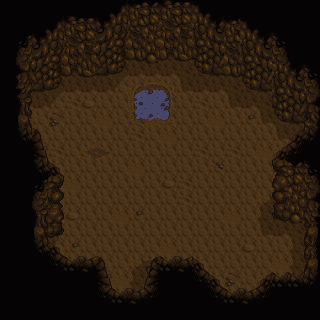

This game map was drawn from its Tiled (.tmx) file and the tilesets committed beside it. A one-line description and the trimmed map source follow:
An orthogonal 20x20 tile map with 16x16 px tiles, 3 tile layers (Back, Buildings, Front).

<map version="1.10" tiledversion="1.10.2" orientation="orthogonal" renderorder="right-down" width="20" height="20" tilewidth="16" tileheight="16" infinite="0" nextlayerid="7" nextobjectid="1">
 <properties>
  <property name="Music" value="stardrop" />
  <property name="Warp" value="0 0 UnderwaterMountain 0 0" />
 </properties>
 <tileset firstgid="1" name="mine" tilewidth="16" tileheight="16" tilecount="288" columns="16">
  <image source="mine.png" width="256" height="288" />
  <tile id="0">
   <properties>
    <property name="Type" value="Dirt" />
   </properties>
  </tile>
  <tile id="137">
   <properties>
    <property name="Type" value="Stone" />
   </properties>
  </tile>
  <tile id="138">
   <properties>
    <property name="Type" value="Stone" />
   </properties>
  </tile>
  <tile id="139">
   <properties>
    <property name="Type" value="Stone" />
   </properties>
  </tile>
  <tile id="140">
   <properties>
    <property name="Type" value="Stone" />
   </properties>
  </tile>
  <tile id="153">
   <properties>
    <property name="Type" value="Stone" />
   </properties>
  </tile>
  <tile id="154">
   <properties>
    <property name="Type" value="Stone" />
   </properties>
  </tile>
  <tile id="155">
   <properties>
    <property name="Type" value="Stone" />
   </properties>
  </tile>
  <tile id="165">
   <properties>
    <property name="Type" value="Dirt" />
   </properties>
  </tile>
  <tile id="166">
   <properties>
    <property name="Type" value="Stone" />
   </properties>
  </tile>
  <tile id="167">
   <properties>
    <property name="Type" value="Stone" />
   </properties>
  </tile>
  <tile id="168">
   <properties>
    <property name="Type" value="Stone" />
   </properties>
  </tile>
  <tile id="169">
   <properties>
    <property name="Type" value="Stone" />
   </properties>
  </tile>
  <tile id="170">
   <properties>
    <property name="Type" value="Stone" />
   </properties>
  </tile>
  <tile id="171">
   <properties>
    <property name="Type" value="Stone" />
   </properties>
  </tile>
  <tile id="172">
   <properties>
    <property name="Type" value="Stone" />
   </properties>
  </tile>
  <tile id="181">
   <properties>
    <property name="Type" value="Dirt" />
   </properties>
  </tile>
  <tile id="182">
   <properties>
    <property name="Type" value="Stone" />
   </properties>
  </tile>
  <tile id="183">
   <properties>
    <property name="Type" value="Dirt" />
   </properties>
  </tile>
  <tile id="184">
   <properties>
    <property name="Type" value="Stone" />
   </properties>
  </tile>
  <tile id="185">
   <properties>
    <property name="Type" value="Stone" />
   </properties>
  </tile>
  <tile id="186">
   <properties>
    <property name="Type" value="Stone" />
   </properties>
  </tile>
  <tile id="187">
   <properties>
    <property name="Type" value="Stone" />
   </properties>
  </tile>
  <tile id="188">
   <properties>
    <property name="Type" value="Stone" />
   </properties>
  </tile>
  <tile id="198">
   <properties>
    <property name="Type" value="Stone" />
   </properties>
  </tile>
  <tile id="199">
   <properties>
    <property name="Type" value="Stone" />
   </properties>
  </tile>
  <tile id="200">
   <properties>
    <property name="Type" value="Stone" />
   </properties>
  </tile>
  <tile id="201">
   <properties>
    <property name="Type" value="Stone" />
   </properties>
  </tile>
  <tile id="202">
   <properties>
    <property name="Type" value="Stone" />
   </properties>
  </tile>
  <tile id="203">
   <properties>
    <property name="Type" value="Stone" />
   </properties>
  </tile>
  <tile id="204">
   <properties>
    <property name="Type" value="Stone" />
   </properties>
  </tile>
  <tile id="217">
   <properties>
    <property name="Type" value="Stone" />
   </properties>
  </tile>
  <tile id="218">
   <properties>
    <property name="Type" value="Stone" />
   </properties>
  </tile>
  <tile id="219">
   <properties>
    <property name="Type" value="Stone" />
   </properties>
  </tile>
  <tile id="233">
   <properties>
    <property name="Type" value="Stone" />
   </properties>
  </tile>
  <tile id="234">
   <properties>
    <property name="Type" value="Stone" />
   </properties>
  </tile>
  <tile id="235">
   <properties>
    <property name="Type" value="Stone" />
   </properties>
  </tile>
  <tile id="240">
   <properties>
    <property name="Type" value="Wood" />
   </properties>
  </tile>
  <tile id="241">
   <properties>
    <property name="Type" value="Wood" />
   </properties>
  </tile>
  <tile id="242">
   <properties>
    <property name="Type" value="Wood" />
   </properties>
  </tile>
  <tile id="256">
   <properties>
    <property name="Type" value="Wood" />
   </properties>
  </tile>
  <tile id="257">
   <properties>
    <property name="Type" value="Wood" />
   </properties>
  </tile>
  <tile id="258">
   <properties>
    <property name="Type" value="Wood" />
   </properties>
  </tile>
  <tile id="260">
   <properties>
    <property name="Water" value="T" />
   </properties>
  </tile>
  <tile id="272">
   <properties>
    <property name="Type" value="Wood" />
   </properties>
  </tile>
  <tile id="273">
   <properties>
    <property name="Type" value="Wood" />
   </properties>
  </tile>
  <tile id="274">
   <properties>
    <property name="Type" value="Wood" />
   </properties>
  </tile>
  <tile id="275">
   <properties>
    <property name="Water" value="T" />
   </properties>
  </tile>
  <tile id="276">
   <properties>
    <property name="Water" value="T" />
   </properties>
  </tile>
  <tile id="277">
   <properties>
    <property name="Water" value="T" />
   </properties>
  </tile>
 </tileset>
 <layer id="1" name="Back" width="20" height="20">
  <properties>
   <property name="Water" value="T" />
  </properties>
  <data>[400 cells, 306 non-empty, 26 distinct tile ids]</data>
 </layer>
 <objectgroup id="2" name="Back" />
 <layer id="3" name="Buildings" width="20" height="20">
  <data>[400 cells, 145 non-empty, 69 distinct tile ids]</data>
 </layer>
 <objectgroup id="4" name="Buildings" />
 <layer id="5" name="Front" width="20" height="20">
  <data>[400 cells, 102 non-empty, 26 distinct tile ids]</data>
 </layer>
 <objectgroup id="6" name="Front" />
</map>
